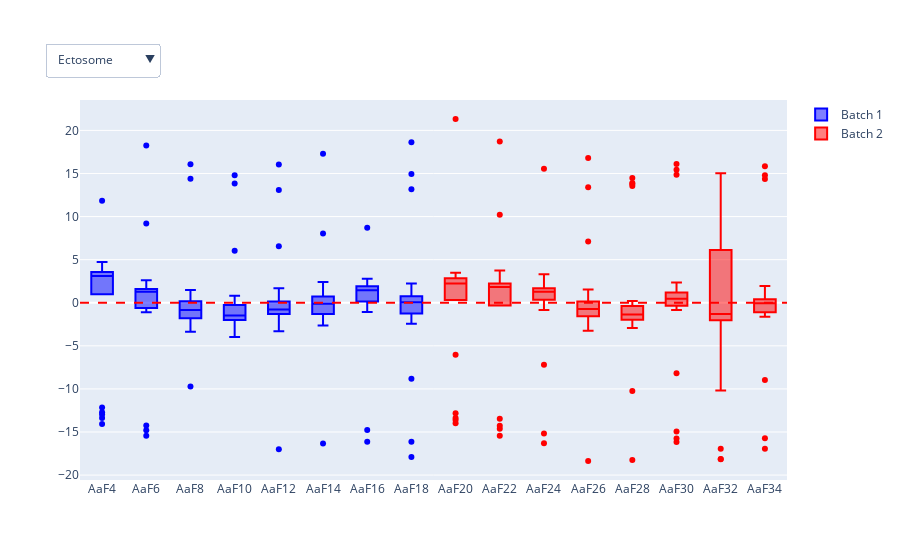

Notebook code for this chart:
### Markdown cell above
### RLE plot

### Code cell
plotRLE(data)

### Figure 1 — Plotly figure (JSON) as saved in the notebook; plotly's stock layout.template omitted (floating-point values rounded to 4 significant figures; data arrays with more than 128 entries replaced by an {"elided": "..."} marker saying what was removed)
{"data": [{"marker": {"color": "blue"}, "name": "Batch 1", "type": "box", "visible": true, "x": {"elided": "192 str values"}, "y": {"elided": "192 float values"}}, {"marker": {"color": "red"}, "name": "Batch 2", "type": "box", "visible": true, "x": {"elided": "192 str values"}, "y": {"elided": "192 float values"}}, {"marker": {"color": "blue"}, "name": "Batch 1", "type": "box", "visible": false, "x": {"elided": "192 str values"}, "y": {"elided": "192 float values"}}, {"marker": {"color": "red"}, "name": "Batch 2", "type": "box", "visible": false, "x": {"elided": "192 str values"}, "y": {"elided": "192 float values"}}], "layout": {"shapes": [{"line": {"color": "red", "dash": "dash", "width": 2}, "type": "line", "x0": 0, "x1": 1, "xref": "paper", "y0": 0, "y1": 0, "yref": "y"}], "updatemenus": [{"buttons": [{"args": [{"visible": [true, true, false, false]}], "label": "Ectosome", "method": "update"}, {"args": [{"visible": [false, false, true, true]}], "label": "Choanosome", "method": "update"}], "direction": "down", "showactive": true, "xanchor": "left", "y": 1.15, "yanchor": "top"}]}}
